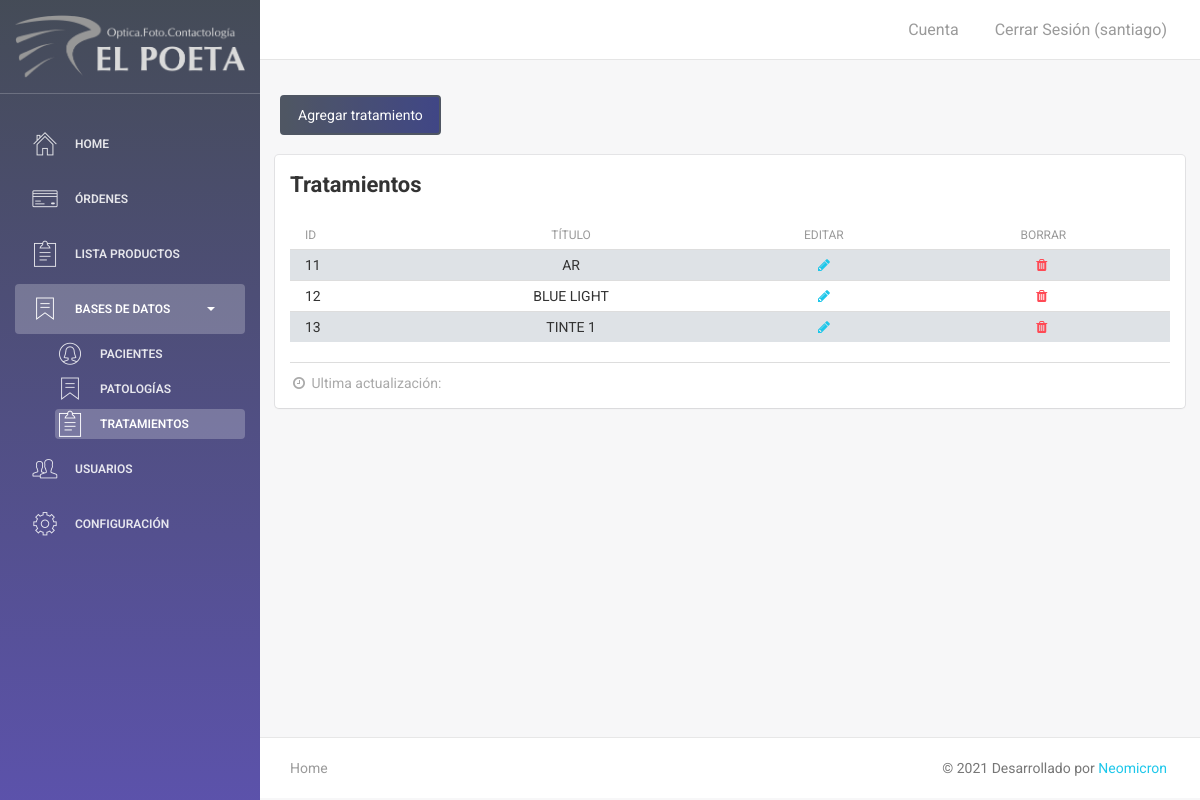
Page /tratamientos.php (signed in) on the committed database.
### tables this page shows
CREATE TABLE `tratamientos` (
  `id_tratamiento` int(11) NOT NULL,
  `titulo` varchar(100) NOT NULL
);

### tratamientos.php (called while the page is built, shortened)
<?php
require 'config/conexion.php';
$result = $con->PREPARE("SELECT * FROM tratamientos");
$result->execute();
$tratamientos = $result->fetchAll();
require 'views/tratamientos.view.php';
 ?>

### views/tratamientos.view.php (the view, shortened to what this page needs)
<?php require 'views/header.php' ?>
<div class="wrapper">
    <?php include 'views/sidebar.php' ?>
    <?php include 'views/navbar.php' ?>
        <div class="content">
            <div class="container-fluid">
                <div class="row mb-4 d-flex">
                    <a class="btn btn-primary m-2" data-toggle="modal" data-target="#modal_add_tratamiento_ajax">Agregar tratamiento</a>
                </div>
                <div class="row">
                    <div class="col-12">
                        <div class="card">
                            <div class="header">
                                <h4 class="title"><strong>Tratamientos</strong></h4>
                            </div>
                            <div class="content">
                                <table style="width:100%; border-radius: 6px" class="display table table-striped table-sm" id="tabla_categorias">
                                <thead class="tabla-thead white-text">
                                    <th>ID</th>
                                    <th class="text-center">Título</th>
                                    <th class="text-center">Editar</th>
                                    <th class="text-center">Borrar</th>
                                </thead>
                                <tbody>
                                    <?php if (isset($tratamientos)): ?>
                                        <?php foreach ($tratamientos as $tratamiento): ?>
                                            <tr>
                                                <td><?php echo $tratamiento['id_tratamiento'] ?></td>
                                                <td class="text-center"><?php echo $tratamiento['titulo'] ?></td>
                                                <td class="text-center"><a href="editar_tratamiento.php?id=<?php echo $tratamiento['id_tratamiento'] ?>"><i class="fa fa-pencil"></i></a></td>
                                                <td class="text-center"><a data-toggle="modal" data-target="#modalConfirmDelete<?php echo $tratamiento['id_tratamiento']; ?>"><i class="fa fa-trash text-danger"></i></a></td>
                                            </tr>
                                        <?php endforeach ?>
                                    <?php endif ?>
                                </tbody>
                            </table>
                                <div class="footer">
                                    <hr>
                                    <div class="stats">
                                        <i class="fa fa-clock-o"></i> Ultima actualización:
                                    </div>
                                </div>
                            </div>
                        </div>
                    </div>
                </div>
            </div>
        </div>
<?php include 'views/footer.php' ?>

### assets/css/style.css (style rules this page uses)
.table-striped>tbody>tr:nth-of-type(odd) { background-color:#dee2e6 }
.table > tbody > tr > td { padding: 5px; }

### rows in the picture
tratamientos: id_tratamiento "11", titulo "AR"
tratamientos: id_tratamiento "12", titulo "BLUE LIGHT"
tratamientos: id_tratamiento "13", titulo "TINTE 1"

### other values in the picture
$usuario_login "santiago"
